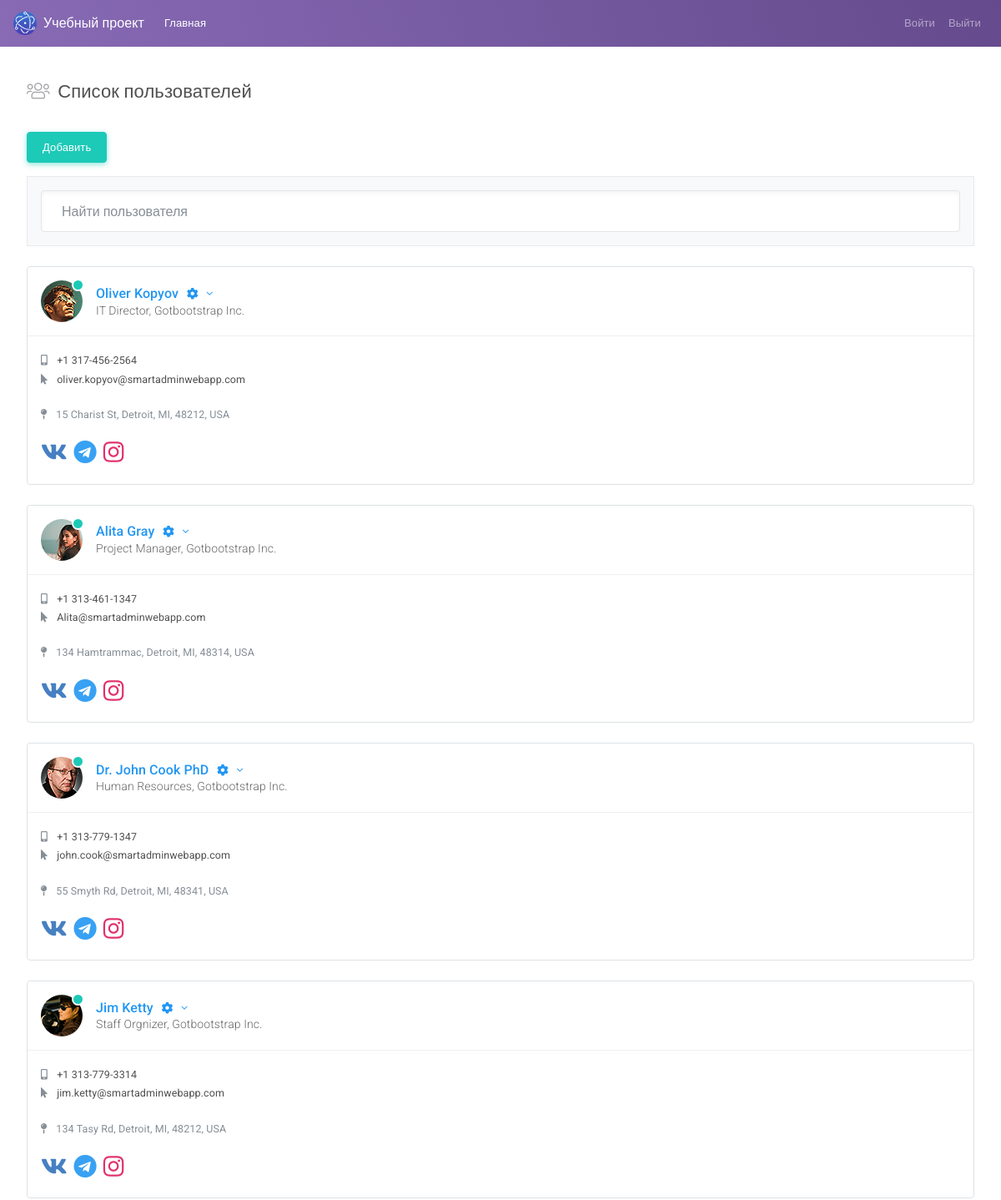
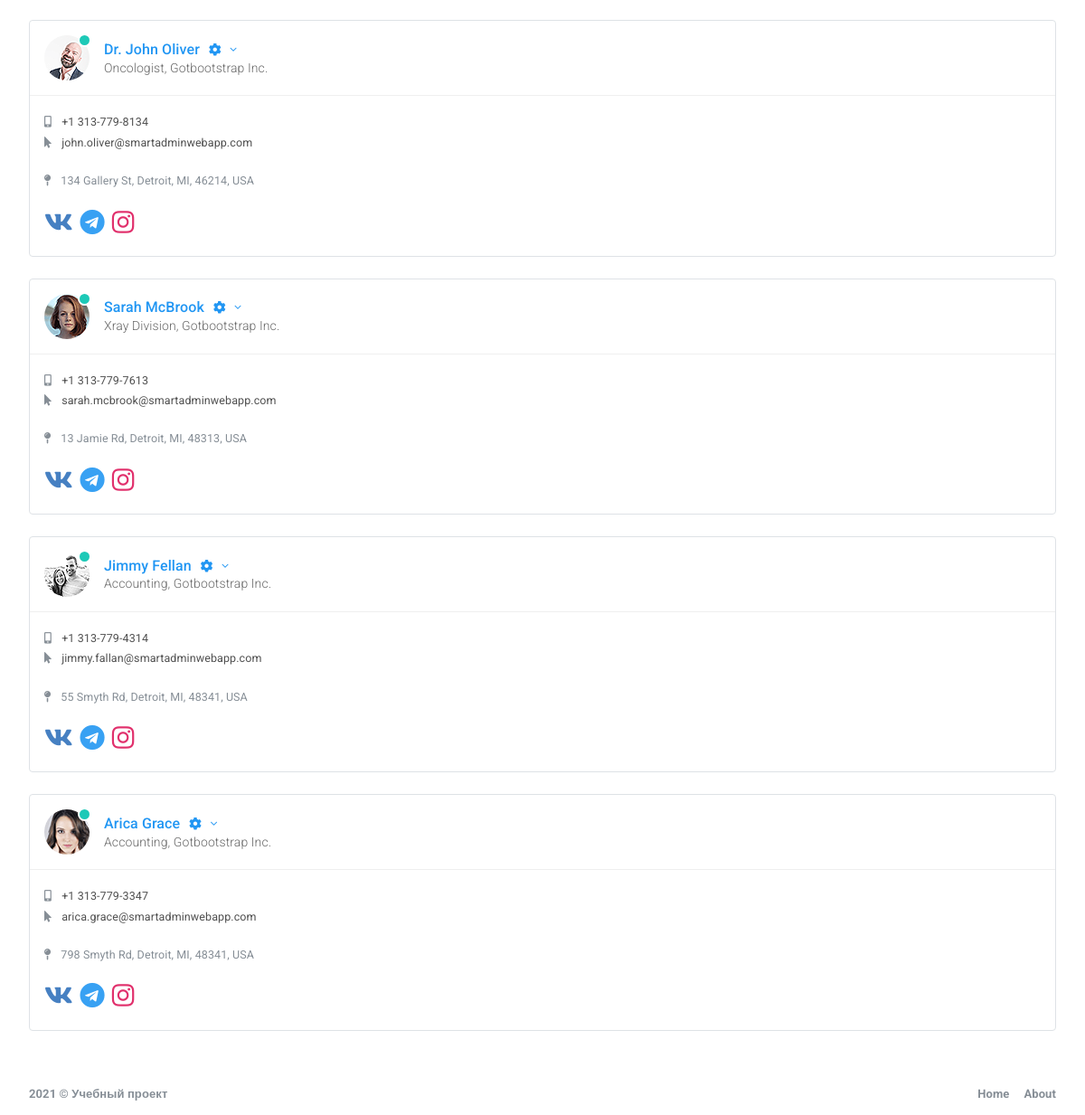
/users.php (signed in), run on the app's committed database (2 pictures, top to bottom).
### tables this page shows
CREATE TABLE `users` (
  `id` int NOT NULL,
  `role` varchar(255) NOT NULL DEFAULT 'user',
  `email` varchar(255) DEFAULT NULL,
  `password` varchar(255) NOT NULL,
  `name` varchar(255) NOT NULL DEFAULT '',
  `avatar` varchar(255) DEFAULT NULL,
  `position` varchar(255) DEFAULT NULL,
  `telephone` varchar(255) DEFAULT NULL,
  `address` varchar(255) DEFAULT NULL,
  `status` varchar(255) DEFAULT NULL,
  `vk` varchar(255) DEFAULT NULL,
  `telegram` varchar(255) DEFAULT NULL,
  `instagram` varchar(255) DEFAULT NULL
);

### functions.php (called while the page is built, shortened)
<?php
function is_email_in_db($email, $pdo) {
    $sql = "SELECT * FROM users WHERE email=:email";
    $statement = $pdo->prepare($sql);
    $statement->execute(['email'=>$email]);
    return $statement->fetch(PDO::FETCH_ASSOC);
}
function select_all_users($pdo) {
    $sql = "SELECT * FROM users";
    $statement = $pdo->prepare($sql);
    $statement->execute();
    return $statement->fetchAll(PDO::FETCH_ASSOC);
}

### users.php (the view, shortened to what this page needs)
<?php session_start();
include 'functions.php';
$pdo = new PDO("mysql:host=localhost;dbname=immersion", "root", "root");
$logged_user = is_email_in_db($_SESSION['email'], $pdo);
$all_users = select_all_users($pdo);
?>
<!DOCTYPE html>
<html lang="en">
<head>
    <link id="vendorsbundle" rel="stylesheet" media="screen, print" href="css/vendors.bundle.css">
    <link id="appbundle" rel="stylesheet" media="screen, print" href="css/app.bundle.css">
    <link id="myskin" rel="stylesheet" media="screen, print" href="css/skins/skin-master.css">
    <link rel="stylesheet" media="screen, print" href="css/fa-solid.css">
    <link rel="stylesheet" media="screen, print" href="css/fa-brands.css">
    <link rel="stylesheet" media="screen, print" href="css/fa-regular.css">
</head>
    <body class="mod-bg-1 mod-nav-link">
        <nav class="navbar navbar-expand-lg navbar-dark bg-primary bg-primary-gradient">
            <a class="navbar-brand d-flex align-items-center fw-500" href="users.php"><img alt="logo" class="d-inline-block align-top mr-2" src="img/logo.png"> Учебный проект</a>
            <div class="collapse navbar-collapse" id="navbarColor02">
                <ul class="navbar-nav mr-auto">
                    <li class="nav-item active">
                        <a class="nav-link" href="#">Главная <span class="sr-only">(current)</span></a>
                    </li>
                </ul>
                <ul class="navbar-nav ml-auto">
                    <li class="nav-item">
                        <a class="nav-link" href="page_login.php">Войти</a>
                    </li>
                    <li class="nav-item">
                        <a class="nav-link" href="page_login.php">Выйти</a>
                    </li>
                </ul>
            </div>
        </nav>
        <main id="js-page-content" role="main" class="page-content mt-3">
            <div class="subheader">
                <h1 class="subheader-title">
                    <i class='subheader-icon fal fa-users'></i> Список пользователей
                </h1>
            </div>
            <div class="row">
                <div class="col-xl-12">
                    <?php if($logged_user['role'] == 'admin') {
                       ?> <a class="btn btn-success" href="page_create_user.php">Добавить</a>
                    <?php
                    }?>
                    <div class="border-faded bg-faded p-3 mb-g d-flex mt-3">
                        <input type="text" id="js-filter-contacts" name="filter-contacts" class="form-control shadow-inset-2 form-control-lg" placeholder="Найти пользователя">
                    </div>
                </div>
            </div>
            <div class="row" id="js-contacts">
                <?php
                foreach ($all_users as $user) { ?>
                    <div class="col-xl-4">
                    <div id="c_1" class="card border shadow-0 mb-g shadow-sm-hover" data-filter-tags="<?php echo strtolower($user['name']) ?>">
                        <div class="card-body border-faded border-top-0 border-left-0 border-right-0 rounded-top">
                            <div class="d-flex flex-row align-items-center">
                                <span class="status status-success mr-3">
                                    <span class="rounded-circle profile-image d-block " style="background-image:url(<?php echo $user['avatar'] ?>); background-size: cover;"></span>
                                </span>
                                <div class="info-card-text flex-1">
                                    <a href="javascript:void(0);" class="fs-xl text-truncate text-truncate-lg text-info" data-toggle="dropdown" aria-expanded="false">
                                        <?php echo $user['name'];
                                        if($logged_user['role'] == 'admin'|| $user['email'] == $_SESSION['email']) {
                                        ?>
                                        <i class="fal fas fa-cog fa-fw d-inline-block ml-1 fs-md"></i>
                                        <i class="fal fa-angle-down d-inline-block ml-1 fs-md"></i>
                                        <?php }?>
                                    </a>
                                    <span class="text-truncate text-truncate-xl"><?php echo $user['position'] ?></span>
                                </div>
                            </div>
                        </div>
                        <div class="card-body p-0 collapse show">
                            <div class="p-3">
                                <a href="tel:<?php echo trim($user['telephone'], " ") ?>" class="mt-1 d-block fs-sm fw-400 text-dark">
                                    <i class="fas fa-mobile-alt text-muted mr-2"></i> <?php echo $user['telephone'] ?></a>
                                <a href="mailto:<?php echo $user['email'] ?>" class="mt-1 d-block fs-sm fw-400 text-dark">
                                    <i class="fas fa-mouse-pointer text-muted mr-2"></i> <?php echo $user['email'] ?></a>
                                <address class="fs-sm fw-400 mt-4 text-muted">
                                    <i class="fas fa-map-pin mr-2"></i> <?php echo $user['address'] ?></address>
                                <div class="d-flex flex-row">
                                    <a href="<?php echo $user['vk'] ?>" class="mr-2 fs-xxl" style="color:#4680C2">
                                        <i class="fab fa-vk"></i>
                                    </a>
                                    <a href="<?php echo $user['telegram'] ?>" class="mr-2 fs-xxl" style="color:#38A1F3">
                                        <i class="fab fa-telegram"></i>
                                    </a>
                                    <a href="<?php echo $user['instagram'] ?>" class="mr-2 fs-xxl" style="color:#E1306C">
                                        <i class="fab fa-instagram"></i>
                                    </a>
                                </div>
                            </div>
                        </div>
                    </div>
                </div>
                <?php
                }
                ?>
            </div>
        </main>
        <footer class="page-footer" role="contentinfo">
            <div class="d-flex align-items-center flex-1 text-muted">
                <span class="hidden-md-down fw-700">2021 © Учебный проект</span>
            </div>
            <div>
                <ul class="list-table m-0">
                    <li><a href="intel_introduction.html" class="text-secondary fw-700">Home</a></li>
                    <li class="pl-3"><a href="info_app_licensing.html" class="text-secondary fw-700">About</a></li>
                </ul>
            </div>
        </footer>
    </body>
</html>

### css/fa-solid.css (style rules this page uses)
.fa,.fas { font-family:'Font Awesome 5 Pro';font-weight:900 }

### css/fa-brands.css (style rules this page uses)
.fab { font-family:'Font Awesome 5 Brands';font-weight:400 }

### data on the page
users: avatar (picture), name "Oliver Kopyov", position "IT Director, Gotbootstrap Inc.", telephone "+1 317-456-2564", email "oliver.kopyov@smartadminwebapp.com", address "15 Charist St, Detroit, MI, 48212, USA"
users: avatar (picture), name "Alita Gray", position "Project Manager, Gotbootstrap Inc.", telephone "+1 313-461-1347", email "Alita@smartadminwebapp.com", address "134 Hamtrammac, Detroit, MI, 48314, USA"
users: avatar (picture), name "Dr. John Cook PhD", position "Human Resources, Gotbootstrap Inc.", telephone "+1 313-779-1347", email "john.cook@smartadminwebapp.com", address "55 Smyth Rd, Detroit, MI, 48341, USA"
users: avatar (picture), name "Jim Ketty", role "admin" (drawn), position "Staff Orgnizer, Gotbootstrap Inc.", telephone "+1 313-779-3314", email "jim.ketty@smartadminwebapp.com", address "134 Tasy Rd, Detroit, MI, 48212, USA"
users: avatar (picture), name "Dr. John Oliver", position "Oncologist, Gotbootstrap Inc.", telephone "+1 313-779-8134", email "john.oliver@smartadminwebapp.com", address "134 Gallery St, Detroit, MI, 46214, USA"
users: avatar (picture), name "Sarah McBrook", position "Xray Division, Gotbootstrap Inc.", telephone "+1 313-779-7613", email "sarah.mcbrook@smartadminwebapp.com", address "13 Jamie Rd, Detroit, MI, 48313, USA"
users: avatar (picture), name "Jimmy Fellan", position "Accounting, Gotbootstrap Inc.", telephone "+1 313-779-4314", email "jimmy.fallan@smartadminwebapp.com", address "55 Smyth Rd, Detroit, MI, 48341, USA"
users: avatar (picture), name "Arica Grace", position "Accounting, Gotbootstrap Inc.", telephone "+1 313-779-3347", email "arica.grace@smartadminwebapp.com", address "798 Smyth Rd, Detroit, MI, 48341, USA"
